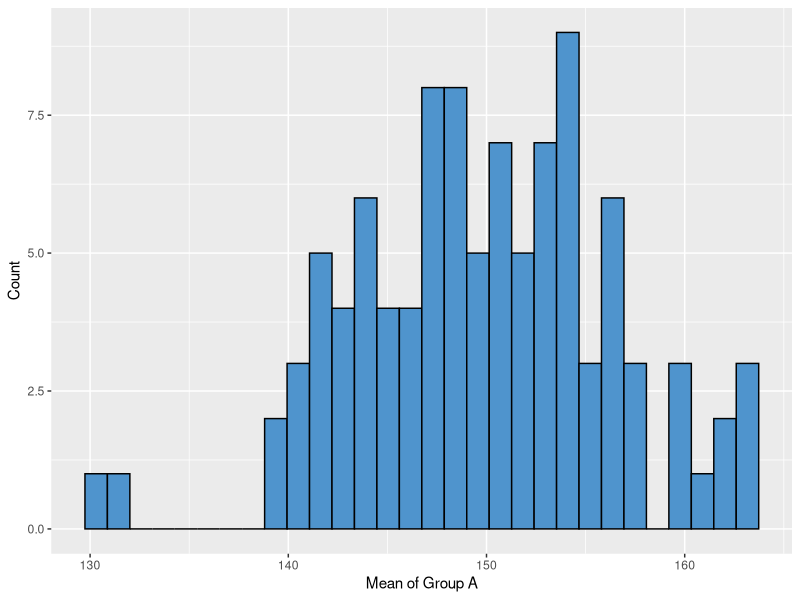
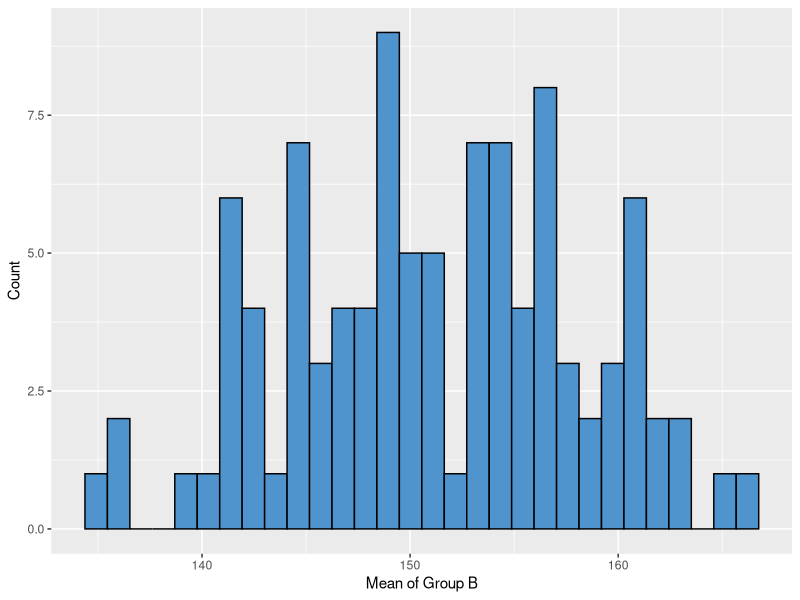
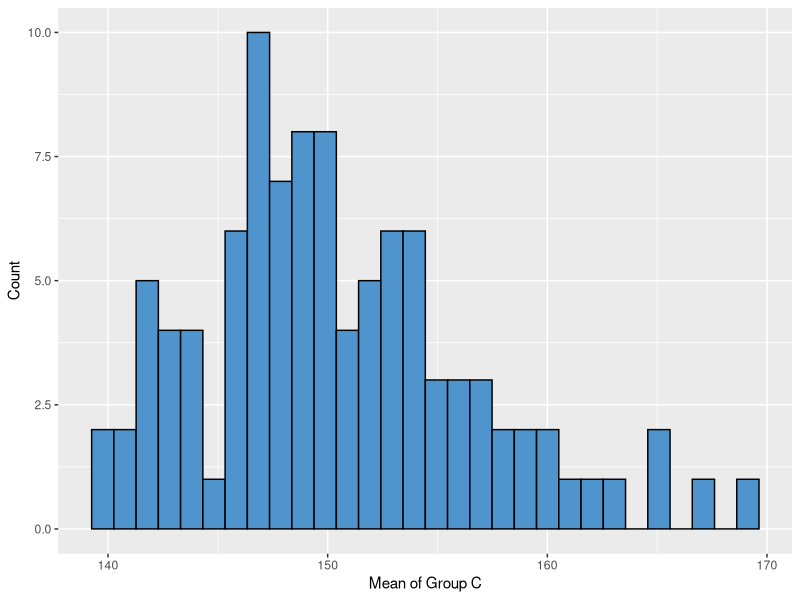

The R script that drew these images, in order:
## ---- chunk 1

##################################################
# FUNCTION: num_zero
# purpose: count number of zeros 
# input: x vectors of numeric
# output: count of number of zeros
#------------------------------------------------- 
num_zeros <- function(vector1 = sample(0:3, size = 1000, replace = TRUE)){
  counter <- 0
  for(i in 1:length(vector1)){
    if(vector1[i]== 0){
      counter <- counter + 1
    }
  }
  return(counter)
} 
 
num_zeros()

## ---- chunk 2
##################################################
# FUNCTION: num_zero_sub
# purpose: count number of zeros 
# input: x vectors of numeric
# output: count of number of zeros
#------------------------------------------------- 
num_zeros_sub <- function(vector1 = sample(0:3, size = 1000, replace = TRUE)){
 length(vector1[vector1 == 0])
}
  
num_zeros_sub()

## ---- chunk 3
##################################################
# FUNCTION: mat_product
# purpose: multiply the row number x by column number
# input: number of rows and columns in a matrix
# output: product of the row number and column number 
#------------------------------------------------- 

mat_product <- function(nrow=4, ncol=4){
  mat <- matrix(nrow=4, ncol=4)
  for(i in 1:nrow){
    for(j in 1:ncol){
      mat[i,j] <- i*j
    }
  }
  print(mat)
}

mat_product()

## ---- chunk 4
group <- c(rep("A", 100), rep("B", 100), rep("C", 100))
A <- rnorm(n=100, mean = 1, sd = 0.1)
B <- rnorm(n=100, mean = 2, sd = 0.1)
C <- rnorm(n=100, mean = 3, sd = 0.1)

response <- c(A, B, C)
d_frame <- data.frame(group, response)

print(d_frame)
## ---- chunk 5
library(dplyr)

##################################################
# FUNCTION: reshuffle
# purpose: get means of reshuffled data
# input: groups of data (A, B, C)
# output: vector length of 3 with means of each group
#------------------------------------------------- 
reshuffle <- function(df = d_frame, response = response){
  colnames(d_frame) <- c('group', 'response')
  new_shuff <- sample(1:nrow(d_frame), replace=FALSE)
    d_frame <- data.frame(group, new_shuff)
  sum_mean <- d_frame %>% group_by(group) %>% summarise(mean = mean(new_shuff))
      return(sum_mean)
}

reshuffle()

## ---- chunk 6
library(tidyr)

results <- data.frame()
  
for(i in 1:100){
  shuff <- sample(1:nrow(d_frame), replace=FALSE)
    d_frame_shuff <- data.frame(group, shuff)
  sum_mean <- d_frame_shuff %>% group_by(group) %>%    
    summarise(mean = mean(shuff))
  df <- sum_mean %>% pivot_wider(names_from = group, values_from = mean)
  final_df <- cbind(i, df)
  
  results <- rbind(results, final_df)
}

print(results)

## ---- chunk 7
library(ggplot2)

mean_plotA <- qplot(x=A, data = results,
                   geom = "histogram",
                   xlab = "Mean of Group A",
                   ylab = "Count",
                   color=I("black"),
                   fill=I("Steelblue3"))

  print(mean_plotA) 
  
mean_plotB <- qplot(x=B, data = results,
                   geom = "histogram",
                   xlab = "Mean of Group B",
                   ylab = "Count",
                   color=I("black"),
                   fill=I("Steelblue3"))

  print(mean_plotB) 

mean_plotC <- qplot(x=C, data = results,
                   geom = "histogram",
                   xlab = "Mean of Group C",
                   ylab = "Count",
                   color=I("black"),
                   fill=I("Steelblue3"))

  print(mean_plotC) 

